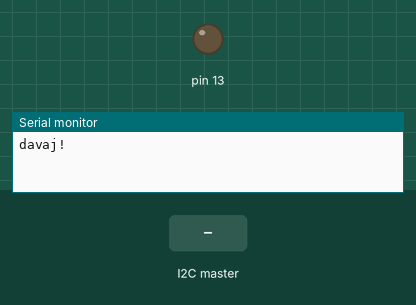
This sketch was run on a simulated Arduino Uno, built with avr-gcc and run on an emulated ATmega328P. On the bench: output pins drawn as LEDs (lit = HIGH), the last lines printed to the serial monitor. The inputs (shaded band) are chosen by the test bench.

Above: at 1.2 s.
1.3 s: the I2C master sends the byte 1
At 1.8 s:
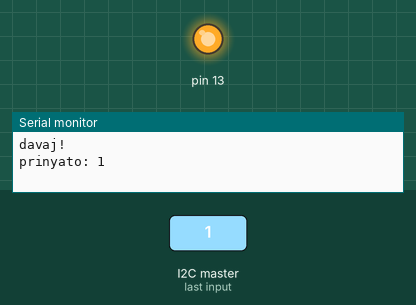
Timing chart, 0 to 4.3 s (numbered marks = the images above; inputs shaded):
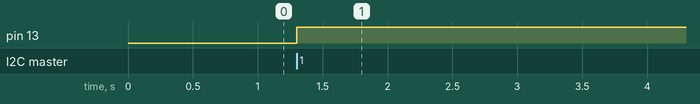

Measured:
- after the input at 1.3 s, pin 13: LOW → HIGH at once

The sketch:

ban.ino
```cpp
#include <Wire.h>
#define SLAVE_ADDRESS 0x04
int number = 0;
int state = 0;
void setup() {
    pinMode(13, OUTPUT);
    Serial.begin(9600);
    Wire.begin(SLAVE_ADDRESS);
    Wire.onReceive(receiveData);
    Serial.println("davaj!");
}
void loop() {
    delay(100);
}
void receiveData(int byteCount){
    while(Wire.available()) {
        number = Wire.read();
        Serial.print("prinyato: ");
        Serial.println(number);
        if (number == 1){
            if (state == 0){
                digitalWrite(13, HIGH);
                state = 1;
            }
            else{
                digitalWrite(13, LOW);
                state = 0;
            }
         }
     }
}
```
